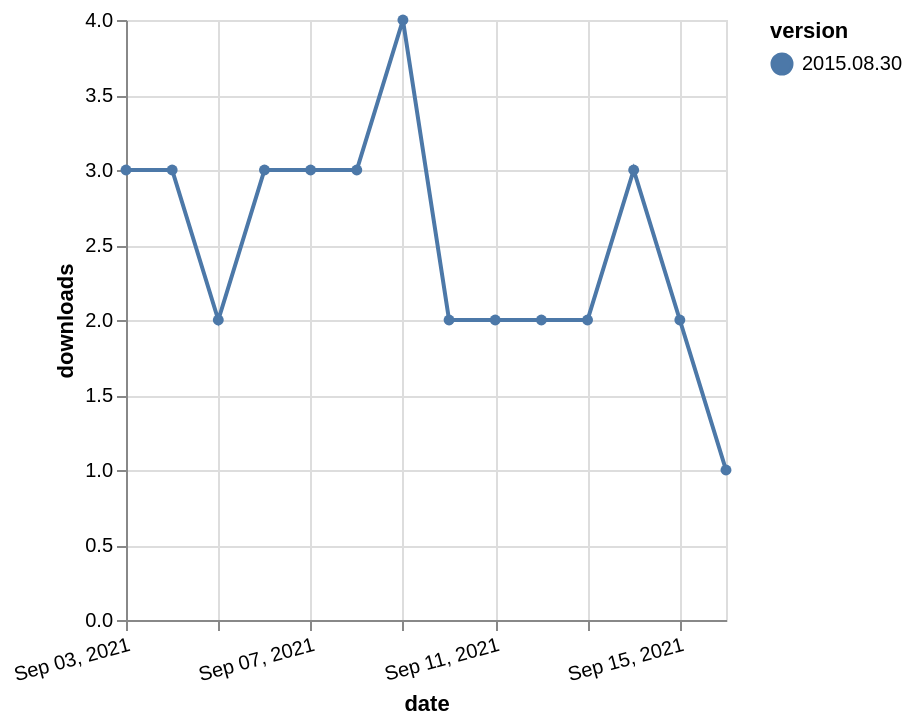

Specify this chart in Vega-Lite:
### Vega-Lite specification from a JSON file in a GitHub repository (floating-point values rounded to 4 significant figures)
{"$schema": "https://vega.github.io/schema/vega-lite/v5.json", "description": "A simple bar chart with embedded data.", "data": {"values": [{"date": "2021-09-03", "total": 2324, "delta": 3, "version": "2015.08.30"}, {"date": "2021-09-04", "total": 2327, "delta": 3, "version": "2015.08.30"}, {"date": "2021-09-05", "total": 2329, "delta": 2, "version": "2015.08.30"}, {"date": "2021-09-06", "total": 2332, "delta": 3, "version": "2015.08.30"}, {"date": "2021-09-07", "total": 2335, "delta": 3, "version": "2015.08.30"}, {"date": "2021-09-08", "total": 2338, "delta": 3, "version": "2015.08.30"}, {"date": "2021-09-09", "total": 2342, "delta": 4, "version": "2015.08.30"}, {"date": "2021-09-10", "total": 2344, "delta": 2, "version": "2015.08.30"}, {"date": "2021-09-11", "total": 2346, "delta": 2, "version": "2015.08.30"}, {"date": "2021-09-12", "total": 2348, "delta": 2, "version": "2015.08.30"}, {"date": "2021-09-13", "total": 2350, "delta": 2, "version": "2015.08.30"}, {"date": "2021-09-14", "total": 2353, "delta": 3, "version": "2015.08.30"}, {"date": "2021-09-15", "total": 2355, "delta": 2, "version": "2015.08.30"}, {"date": "2021-09-16", "total": 2356, "delta": 1, "version": "2015.08.30"}]}, "width": "container", "mark": {"type": "line", "point": {"filled": true}}, "encoding": {"x": {"field": "date", "type": "temporal", "timeUnit": "yearmonthdate", "title": "date", "axis": {"labelAngle": -15}}, "y": {"field": "delta", "type": "quantitative", "title": "downloads"}, "color": {"field": "version", "type": "nominal"}, "tooltip": {"field": "delta"}}}
